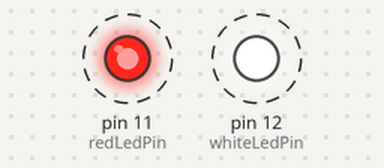
This sketch was run on a simulated Arduino Uno, built with avr-gcc and run on an emulated ATmega328P. Shown: output pins drawn as LEDs (lit = HIGH). Dashed ring = blinking.

Above: at 0.1 s.
Timing chart, 0 to 3.0 s (numbered marks = the images above):
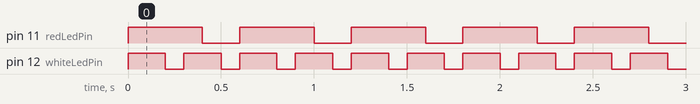

Measured:
- by itself, pin 11 (redLedPin): alternates HIGH for 0.40 s and LOW for 0.20 s
- by itself, pin 12 (whiteLedPin): alternates HIGH for 0.20 s and LOW for 0.10 s

The sketch:

Exercises2-BlinkAsync.ino
```cpp
int whiteLedPin = 12;
int redLedPin = 11;

int whiteLedTimeOn = 200;
int whiteLedTimeOff = 100;
int redLedTimeOn = 400;
int redLedTimeOff = 200;

void setup() {
  pinMode(whiteLedPin, OUTPUT);
  pinMode(redLedPin, OUTPUT);
}

void loop() {
  // turn on or turn off white led
  if(millis() % (whiteLedTimeOn + whiteLedTimeOff) < whiteLedTimeOn){
    digitalWrite(whiteLedPin, HIGH);
  }else{
    digitalWrite(whiteLedPin, LOW);
  }

  // turn on or turn off red led
  if(millis() % (redLedTimeOn + redLedTimeOff) < redLedTimeOn){
    digitalWrite(redLedPin, HIGH);
  }else{
    digitalWrite(redLedPin, LOW);
  }
}
```
